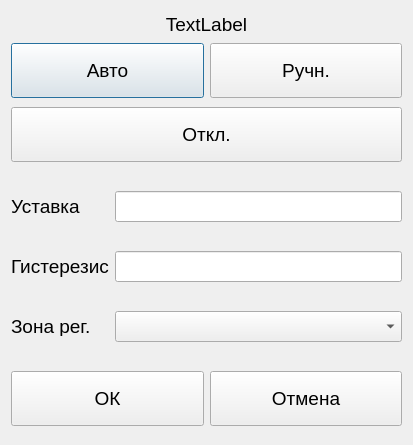
<?xml version="1.0" encoding="UTF-8"?>
<ui version="4.0">
 <class>HeaterConfigDialog</class>
 <widget class="QDialog" name="HeaterConfigDialog">
  <property name="geometry">
   <rect>
    <x>0</x>
    <y>0</y>
    <width>413</width>
    <height>445</height>
   </rect>
  </property>
  <property name="font">
   <font>
    <pointsize>14</pointsize>
   </font>
  </property>
  <property name="windowTitle">
   <string>Dialog</string>
  </property>
  <layout class="QGridLayout" name="gridLayout">
   <item row="9" column="0">
    <spacer name="verticalSpacer">
     <property name="orientation">
      <enum>Qt::Vertical</enum>
     </property>
     <property name="sizeType">
      <enum>QSizePolicy::Fixed</enum>
     </property>
     <property name="sizeHint" stdset="0">
      <size>
       <width>20</width>
       <height>20</height>
      </size>
     </property>
    </spacer>
   </item>
   <item row="4" column="0">
    <widget class="QLabel" name="label">
     <property name="text">
      <string>Уставка</string>
     </property>
    </widget>
   </item>
   <item row="1" column="0" colspan="2">
    <layout class="QHBoxLayout" name="horizontalLayout">
     <item>
      <widget class="QPushButton" name="btnAuto">
       <property name="minimumSize">
        <size>
         <width>0</width>
         <height>55</height>
        </size>
       </property>
       <property name="maximumSize">
        <size>
         <width>16777215</width>
         <height>55</height>
        </size>
       </property>
       <property name="text">
        <string>Авто</string>
       </property>
       <property name="checkable">
        <bool>true</bool>
       </property>
       <property name="autoExclusive">
        <bool>true</bool>
       </property>
      </widget>
     </item>
     <item>
      <widget class="QPushButton" name="btnManual">
       <property name="minimumSize">
        <size>
         <width>0</width>
         <height>55</height>
        </size>
       </property>
       <property name="maximumSize">
        <size>
         <width>16777215</width>
         <height>55</height>
        </size>
       </property>
       <property name="text">
        <string>Ручн.</string>
       </property>
       <property name="checkable">
        <bool>true</bool>
       </property>
       <property name="autoExclusive">
        <bool>true</bool>
       </property>
      </widget>
     </item>
    </layout>
   </item>
   <item row="5" column="0">
    <spacer name="verticalSpacer_3">
     <property name="orientation">
      <enum>Qt::Vertical</enum>
     </property>
     <property name="sizeType">
      <enum>QSizePolicy::Fixed</enum>
     </property>
     <property name="sizeHint" stdset="0">
      <size>
       <width>20</width>
       <height>20</height>
      </size>
     </property>
    </spacer>
   </item>
   <item row="6" column="1">
    <widget class="QClickableLineEdit" name="txtHyst"/>
   </item>
   <item row="3" column="0">
    <spacer name="verticalSpacer_2">
     <property name="orientation">
      <enum>Qt::Vertical</enum>
     </property>
     <property name="sizeType">
      <enum>QSizePolicy::Fixed</enum>
     </property>
     <property name="sizeHint" stdset="0">
      <size>
       <width>20</width>
       <height>20</height>
      </size>
     </property>
    </spacer>
   </item>
   <item row="4" column="1">
    <widget class="QClickableLineEdit" name="txtSetPoint"/>
   </item>
   <item row="6" column="0">
    <widget class="QLabel" name="label_2">
     <property name="text">
      <string>Гистерезис</string>
     </property>
    </widget>
   </item>
   <item row="10" column="0" colspan="2">
    <layout class="QHBoxLayout" name="horizontalLayout_2">
     <item>
      <widget class="QPushButton" name="btnAccept">
       <property name="minimumSize">
        <size>
         <width>0</width>
         <height>55</height>
        </size>
       </property>
       <property name="maximumSize">
        <size>
         <width>16777215</width>
         <height>55</height>
        </size>
       </property>
       <property name="text">
        <string>ОК</string>
       </property>
       <property name="icon">
        <iconset resource="../../Resources.qrc">
         <normaloff>:/Images/ok.png</normaloff>:/Images/ok.png</iconset>
       </property>
       <property name="iconSize">
        <size>
         <width>42</width>
         <height>42</height>
        </size>
       </property>
      </widget>
     </item>
     <item>
      <widget class="QPushButton" name="btnCancel">
       <property name="minimumSize">
        <size>
         <width>0</width>
         <height>55</height>
        </size>
       </property>
       <property name="maximumSize">
        <size>
         <width>16777215</width>
         <height>55</height>
        </size>
       </property>
       <property name="text">
        <string>Отмена</string>
       </property>
       <property name="icon">
        <iconset resource="../../Resources.qrc">
         <normaloff>:/Images/delete.png</normaloff>:/Images/delete.png</iconset>
       </property>
       <property name="iconSize">
        <size>
         <width>42</width>
         <height>42</height>
        </size>
       </property>
      </widget>
     </item>
    </layout>
   </item>
   <item row="0" column="0" colspan="2">
    <widget class="QLabel" name="lblTitle">
     <property name="maximumSize">
      <size>
       <width>16777215</width>
       <height>20</height>
      </size>
     </property>
     <property name="text">
      <string>TextLabel</string>
     </property>
     <property name="alignment">
      <set>Qt::AlignCenter</set>
     </property>
    </widget>
   </item>
   <item row="7" column="0">
    <spacer name="verticalSpacer_4">
     <property name="orientation">
      <enum>Qt::Vertical</enum>
     </property>
     <property name="sizeType">
      <enum>QSizePolicy::Fixed</enum>
     </property>
     <property name="sizeHint" stdset="0">
      <size>
       <width>20</width>
       <height>20</height>
      </size>
     </property>
    </spacer>
   </item>
   <item row="2" column="0" colspan="2">
    <widget class="QPushButton" name="btnManualOn">
     <property name="minimumSize">
      <size>
       <width>0</width>
       <height>55</height>
      </size>
     </property>
     <property name="maximumSize">
      <size>
       <width>16777215</width>
       <height>55</height>
      </size>
     </property>
     <property name="text">
      <string>Откл.</string>
     </property>
     <property name="checkable">
      <bool>true</bool>
     </property>
    </widget>
   </item>
   <item row="8" column="0">
    <widget class="QLabel" name="label_3">
     <property name="maximumSize">
      <size>
       <width>16777215</width>
       <height>20</height>
      </size>
     </property>
     <property name="text">
      <string>Зона рег.</string>
     </property>
    </widget>
   </item>
   <item row="8" column="1">
    <widget class="QComboBox" name="cboControlZone"/>
   </item>
  </layout>
 </widget>
 <customwidgets>
  <customwidget>
   <class>QClickableLineEdit</class>
   <extends>QLineEdit</extends>
   <header location="global">Controls/qclickablelineedit.h</header>
  </customwidget>
 </customwidgets>
 <resources>
  <include location="../../Resources.qrc"/>
 </resources>
 <connections/>
</ui>
